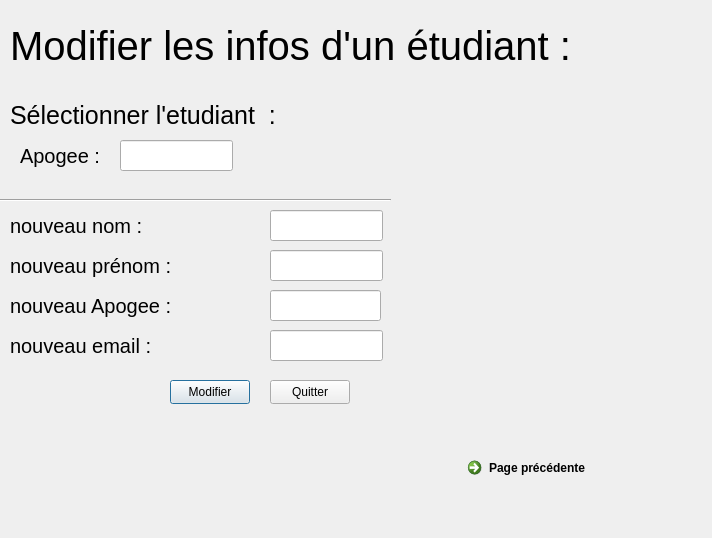
<?xml version="1.0" encoding="UTF-8"?>
<ui version="4.0">
 <class>modif_info</class>
 <widget class="QDialog" name="modif_info">
  <property name="geometry">
   <rect>
    <x>0</x>
    <y>0</y>
    <width>712</width>
    <height>538</height>
   </rect>
  </property>
  <property name="windowTitle">
   <string>Dialog</string>
  </property>
  <widget class="QLineEdit" name="nom_inp">
   <property name="geometry">
    <rect>
     <x>270</x>
     <y>210</y>
     <width>113</width>
     <height>31</height>
    </rect>
   </property>
  </widget>
  <widget class="QPushButton" name="pushButton">
   <property name="geometry">
    <rect>
     <x>170</x>
     <y>380</y>
     <width>80</width>
     <height>24</height>
    </rect>
   </property>
   <property name="text">
    <string>Modifier</string>
   </property>
  </widget>
  <widget class="Line" name="line">
   <property name="geometry">
    <rect>
     <x>-40</x>
     <y>190</y>
     <width>431</width>
     <height>20</height>
    </rect>
   </property>
   <property name="orientation">
    <enum>Qt::Orientation::Horizontal</enum>
   </property>
  </widget>
  <widget class="QPushButton" name="pushButton_2">
   <property name="geometry">
    <rect>
     <x>270</x>
     <y>380</y>
     <width>80</width>
     <height>24</height>
    </rect>
   </property>
   <property name="text">
    <string>Quitter</string>
   </property>
  </widget>
  <widget class="QLabel" name="note_label">
   <property name="geometry">
    <rect>
     <x>10</x>
     <y>290</y>
     <width>181</width>
     <height>31</height>
    </rect>
   </property>
   <property name="styleSheet">
    <string notr="true">QLabel{
font-size:20px;
}</string>
   </property>
   <property name="text">
    <string>nouveau Apogee :</string>
   </property>
  </widget>
  <widget class="QCommandLinkButton" name="commandLinkButton">
   <property name="geometry">
    <rect>
     <x>460</x>
     <y>450</y>
     <width>172</width>
     <height>41</height>
    </rect>
   </property>
   <property name="text">
    <string>Page précédente</string>
   </property>
  </widget>
  <widget class="QLineEdit" name="email_inp">
   <property name="geometry">
    <rect>
     <x>270</x>
     <y>330</y>
     <width>113</width>
     <height>31</height>
    </rect>
   </property>
  </widget>
  <widget class="QLabel" name="prenom_label">
   <property name="geometry">
    <rect>
     <x>10</x>
     <y>330</y>
     <width>261</width>
     <height>31</height>
    </rect>
   </property>
   <property name="styleSheet">
    <string notr="true">QLabel{
font-size:20px;
}</string>
   </property>
   <property name="text">
    <string>nouveau email :</string>
   </property>
  </widget>
  <widget class="QLabel" name="module_label_2">
   <property name="geometry">
    <rect>
     <x>20</x>
     <y>140</y>
     <width>181</width>
     <height>31</height>
    </rect>
   </property>
   <property name="styleSheet">
    <string notr="true">QLabel{
font-size:20px;
}</string>
   </property>
   <property name="text">
    <string>Apogee :</string>
   </property>
  </widget>
  <widget class="QLabel" name="label_2">
   <property name="geometry">
    <rect>
     <x>10</x>
     <y>90</y>
     <width>391</width>
     <height>51</height>
    </rect>
   </property>
   <property name="styleSheet">
    <string notr="true">QLabel{
	font-size: 25px;
}</string>
   </property>
   <property name="text">
    <string>Sélectionner l'etudiant  :</string>
   </property>
  </widget>
  <widget class="QLabel" name="label">
   <property name="geometry">
    <rect>
     <x>10</x>
     <y>0</y>
     <width>631</width>
     <height>91</height>
    </rect>
   </property>
   <property name="styleSheet">
    <string notr="true">QLabel{
font-size:40px;
	}</string>
   </property>
   <property name="text">
    <string>Modifier les infos d'un étudiant :</string>
   </property>
  </widget>
  <widget class="QLineEdit" name="prenominp">
   <property name="geometry">
    <rect>
     <x>270</x>
     <y>250</y>
     <width>113</width>
     <height>31</height>
    </rect>
   </property>
  </widget>
  <widget class="QLabel" name="enseignant_label">
   <property name="geometry">
    <rect>
     <x>10</x>
     <y>250</y>
     <width>181</width>
     <height>31</height>
    </rect>
   </property>
   <property name="styleSheet">
    <string notr="true">QLabel{
font-size:20px;
}</string>
   </property>
   <property name="text">
    <string>nouveau prénom :</string>
   </property>
  </widget>
  <widget class="QLineEdit" name="nvappo_inp">
   <property name="geometry">
    <rect>
     <x>270</x>
     <y>290</y>
     <width>111</width>
     <height>31</height>
    </rect>
   </property>
  </widget>
  <widget class="QLabel" name="module_label">
   <property name="geometry">
    <rect>
     <x>10</x>
     <y>210</y>
     <width>181</width>
     <height>31</height>
    </rect>
   </property>
   <property name="styleSheet">
    <string notr="true">QLabel{
font-size:20px;
}</string>
   </property>
   <property name="text">
    <string>nouveau nom :</string>
   </property>
  </widget>
  <widget class="QLineEdit" name="appogee_inp">
   <property name="geometry">
    <rect>
     <x>120</x>
     <y>140</y>
     <width>113</width>
     <height>31</height>
    </rect>
   </property>
  </widget>
 </widget>
 <resources/>
 <connections/>
</ui>
